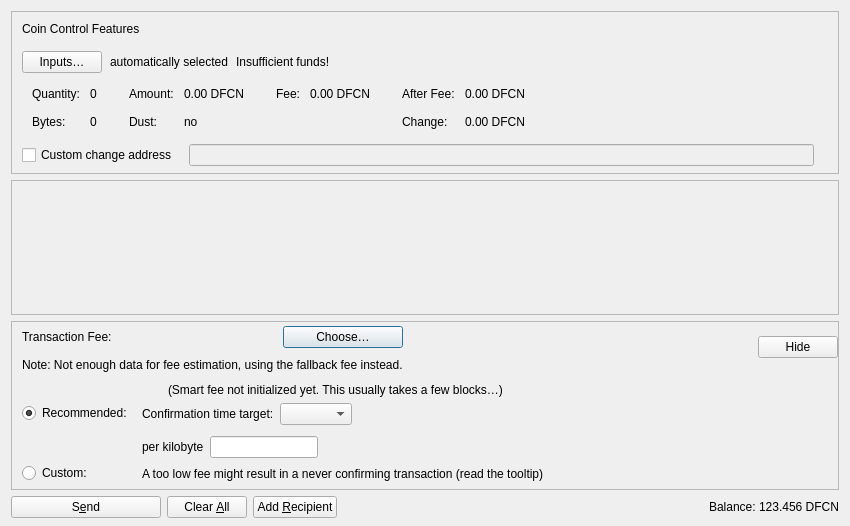
<?xml version="1.0" encoding="UTF-8"?>
<ui version="4.0">
 <class>SendCoinsDialog</class>
 <widget class="QDialog" name="SendCoinsDialog">
  <property name="geometry">
   <rect>
    <x>0</x>
    <y>0</y>
    <width>850</width>
    <height>526</height>
   </rect>
  </property>
  <property name="windowTitle">
   <string>Send Coins</string>
  </property>
  <layout class="QVBoxLayout" name="verticalLayout" stretch="0,1,0,0">
   <property name="bottomMargin">
    <number>8</number>
   </property>
   <item>
    <widget class="QFrame" name="frameCoinControl">
     <property name="sizePolicy">
      <sizepolicy hsizetype="Expanding" vsizetype="Expanding">
       <horstretch>0</horstretch>
       <verstretch>0</verstretch>
      </sizepolicy>
     </property>
     <property name="maximumSize">
      <size>
       <width>16777215</width>
       <height>16777215</height>
      </size>
     </property>
     <property name="frameShape">
      <enum>QFrame::StyledPanel</enum>
     </property>
     <property name="frameShadow">
      <enum>QFrame::Sunken</enum>
     </property>
     <layout class="QVBoxLayout" name="verticalLayoutCoinControl2">
      <property name="spacing">
       <number>0</number>
      </property>
      <property name="leftMargin">
       <number>0</number>
      </property>
      <property name="topMargin">
       <number>0</number>
      </property>
      <property name="rightMargin">
       <number>0</number>
      </property>
      <property name="bottomMargin">
       <number>6</number>
      </property>
      <item>
       <layout class="QVBoxLayout" name="verticalLayoutCoinControl" stretch="0,0,0,0,1">
        <property name="spacing">
         <number>0</number>
        </property>
        <property name="leftMargin">
         <number>10</number>
        </property>
        <property name="topMargin">
         <number>10</number>
        </property>
        <item>
         <layout class="QHBoxLayout" name="horizontalLayoutCoinControl1">
          <property name="bottomMargin">
           <number>15</number>
          </property>
          <item>
           <widget class="QLabel" name="labelCoinControlFeatures">
            <property name="sizePolicy">
             <sizepolicy hsizetype="Preferred" vsizetype="Maximum">
              <horstretch>0</horstretch>
              <verstretch>0</verstretch>
             </sizepolicy>
            </property>
            <property name="text">
             <string>Coin Control Features</string>
            </property>
           </widget>
          </item>
         </layout>
        </item>
        <item>
         <layout class="QHBoxLayout" name="horizontalLayoutCoinControl2" stretch="0,0,0,0">
          <property name="spacing">
           <number>8</number>
          </property>
          <property name="bottomMargin">
           <number>10</number>
          </property>
          <item>
           <widget class="QPushButton" name="pushButtonCoinControl">
            <property name="styleSheet">
             <string notr="true"/>
            </property>
            <property name="text">
             <string>Inputs…</string>
            </property>
            <property name="autoDefault">
             <bool>false</bool>
            </property>
           </widget>
          </item>
          <item>
           <widget class="QLabel" name="labelCoinControlAutomaticallySelected">
            <property name="text">
             <string>automatically selected</string>
            </property>
            <property name="margin">
             <number>5</number>
            </property>
           </widget>
          </item>
          <item>
           <widget class="QLabel" name="labelCoinControlInsuffFunds">
            <property name="text">
             <string>Insufficient funds!</string>
            </property>
            <property name="margin">
             <number>5</number>
            </property>
           </widget>
          </item>
          <item>
           <spacer name="horizontalSpacerCoinControl">
            <property name="orientation">
             <enum>Qt::Horizontal</enum>
            </property>
            <property name="sizeHint" stdset="0">
             <size>
              <width>40</width>
              <height>1</height>
             </size>
            </property>
           </spacer>
          </item>
         </layout>
        </item>
        <item>
         <widget class="QWidget" name="widgetCoinControl" native="true">
          <property name="sizePolicy">
           <sizepolicy hsizetype="Preferred" vsizetype="Preferred">
            <horstretch>0</horstretch>
            <verstretch>0</verstretch>
           </sizepolicy>
          </property>
          <property name="minimumSize">
           <size>
            <width>0</width>
            <height>0</height>
           </size>
          </property>
          <property name="styleSheet">
           <string notr="true"/>
          </property>
          <layout class="QHBoxLayout" name="horizontalLayoutCoinControl5">
           <property name="leftMargin">
            <number>0</number>
           </property>
           <property name="topMargin">
            <number>0</number>
           </property>
           <property name="rightMargin">
            <number>0</number>
           </property>
           <property name="bottomMargin">
            <number>0</number>
           </property>
           <item>
            <layout class="QHBoxLayout" name="horizontalLayoutCoinControl3" stretch="0,0,0,1">
             <property name="spacing">
              <number>20</number>
             </property>
             <property name="topMargin">
              <number>0</number>
             </property>
             <property name="bottomMargin">
              <number>10</number>
             </property>
             <item>
              <layout class="QFormLayout" name="formLayoutCoinControl1">
               <property name="horizontalSpacing">
                <number>10</number>
               </property>
               <property name="verticalSpacing">
                <number>14</number>
               </property>
               <property name="leftMargin">
                <number>10</number>
               </property>
               <property name="topMargin">
                <number>4</number>
               </property>
               <property name="rightMargin">
                <number>6</number>
               </property>
               <item row="0" column="0">
                <widget class="QLabel" name="labelCoinControlQuantityText">
                 <property name="text">
                  <string>Quantity:</string>
                 </property>
                 <property name="margin">
                  <number>0</number>
                 </property>
                </widget>
               </item>
               <item row="0" column="1">
                <widget class="QLabel" name="labelCoinControlQuantity">
                 <property name="cursor">
                  <cursorShape>IBeamCursor</cursorShape>
                 </property>
                 <property name="contextMenuPolicy">
                  <enum>Qt::ActionsContextMenu</enum>
                 </property>
                 <property name="text">
                  <string notr="true">0</string>
                 </property>
                 <property name="margin">
                  <number>0</number>
                 </property>
                 <property name="textInteractionFlags">
                  <set>Qt::LinksAccessibleByMouse|Qt::TextSelectableByKeyboard|Qt::TextSelectableByMouse</set>
                 </property>
                </widget>
               </item>
               <item row="1" column="0">
                <widget class="QLabel" name="labelCoinControlBytesText">
                 <property name="text">
                  <string>Bytes:</string>
                 </property>
                </widget>
               </item>
               <item row="1" column="1">
                <widget class="QLabel" name="labelCoinControlBytes">
                 <property name="cursor">
                  <cursorShape>IBeamCursor</cursorShape>
                 </property>
                 <property name="contextMenuPolicy">
                  <enum>Qt::ActionsContextMenu</enum>
                 </property>
                 <property name="text">
                  <string notr="true">0</string>
                 </property>
                 <property name="textInteractionFlags">
                  <set>Qt::LinksAccessibleByMouse|Qt::TextSelectableByKeyboard|Qt::TextSelectableByMouse</set>
                 </property>
                </widget>
               </item>
              </layout>
             </item>
             <item>
              <layout class="QFormLayout" name="formLayoutCoinControl2">
               <property name="horizontalSpacing">
                <number>10</number>
               </property>
               <property name="verticalSpacing">
                <number>14</number>
               </property>
               <property name="leftMargin">
                <number>6</number>
               </property>
               <property name="topMargin">
                <number>4</number>
               </property>
               <property name="rightMargin">
                <number>6</number>
               </property>
               <item row="0" column="0">
                <widget class="QLabel" name="labelCoinControlAmountText">
                 <property name="text">
                  <string>Amount:</string>
                 </property>
                 <property name="margin">
                  <number>0</number>
                 </property>
                </widget>
               </item>
               <item row="0" column="1">
                <widget class="QLabel" name="labelCoinControlAmount">
                 <property name="cursor">
                  <cursorShape>IBeamCursor</cursorShape>
                 </property>
                 <property name="contextMenuPolicy">
                  <enum>Qt::ActionsContextMenu</enum>
                 </property>
                 <property name="text">
                  <string notr="true">0.00 DFCN</string>
                 </property>
                 <property name="textInteractionFlags">
                  <set>Qt::LinksAccessibleByMouse|Qt::TextSelectableByKeyboard|Qt::TextSelectableByMouse</set>
                 </property>
                </widget>
               </item>
               <item row="1" column="0">
                <widget class="QLabel" name="labelCoinControlLowOutputText">
                 <property name="text">
                  <string>Dust:</string>
                 </property>
                </widget>
               </item>
               <item row="1" column="1">
                <widget class="QLabel" name="labelCoinControlLowOutput">
                 <property name="cursor">
                  <cursorShape>IBeamCursor</cursorShape>
                 </property>
                 <property name="contextMenuPolicy">
                  <enum>Qt::ActionsContextMenu</enum>
                 </property>
                 <property name="text">
                  <string notr="true">no</string>
                 </property>
                 <property name="textInteractionFlags">
                  <set>Qt::LinksAccessibleByMouse|Qt::TextSelectableByKeyboard|Qt::TextSelectableByMouse</set>
                 </property>
                </widget>
               </item>
              </layout>
             </item>
             <item>
              <layout class="QFormLayout" name="formLayoutCoinControl3">
               <property name="horizontalSpacing">
                <number>10</number>
               </property>
               <property name="verticalSpacing">
                <number>14</number>
               </property>
               <property name="leftMargin">
                <number>6</number>
               </property>
               <property name="topMargin">
                <number>4</number>
               </property>
               <property name="rightMargin">
                <number>6</number>
               </property>
               <item row="0" column="0">
                <widget class="QLabel" name="labelCoinControlFeeText">
                 <property name="text">
                  <string>Fee:</string>
                 </property>
                 <property name="margin">
                  <number>0</number>
                 </property>
                </widget>
               </item>
               <item row="0" column="1">
                <widget class="QLabel" name="labelCoinControlFee">
                 <property name="cursor">
                  <cursorShape>IBeamCursor</cursorShape>
                 </property>
                 <property name="contextMenuPolicy">
                  <enum>Qt::ActionsContextMenu</enum>
                 </property>
                 <property name="text">
                  <string notr="true">0.00 DFCN</string>
                 </property>
                 <property name="textInteractionFlags">
                  <set>Qt::LinksAccessibleByMouse|Qt::TextSelectableByKeyboard|Qt::TextSelectableByMouse</set>
                 </property>
                </widget>
               </item>
              </layout>
             </item>
             <item>
              <layout class="QFormLayout" name="formLayoutCoinControl4">
               <property name="horizontalSpacing">
                <number>10</number>
               </property>
               <property name="verticalSpacing">
                <number>14</number>
               </property>
               <property name="leftMargin">
                <number>6</number>
               </property>
               <property name="topMargin">
                <number>4</number>
               </property>
               <property name="rightMargin">
                <number>6</number>
               </property>
               <item row="0" column="0">
                <widget class="QLabel" name="labelCoinControlAfterFeeText">
                 <property name="text">
                  <string>After Fee:</string>
                 </property>
                 <property name="margin">
                  <number>0</number>
                 </property>
                </widget>
               </item>
               <item row="0" column="1">
                <widget class="QLabel" name="labelCoinControlAfterFee">
                 <property name="cursor">
                  <cursorShape>IBeamCursor</cursorShape>
                 </property>
                 <property name="contextMenuPolicy">
                  <enum>Qt::ActionsContextMenu</enum>
                 </property>
                 <property name="text">
                  <string notr="true">0.00 DFCN</string>
                 </property>
                 <property name="textInteractionFlags">
                  <set>Qt::LinksAccessibleByMouse|Qt::TextSelectableByKeyboard|Qt::TextSelectableByMouse</set>
                 </property>
                </widget>
               </item>
               <item row="1" column="0">
                <widget class="QLabel" name="labelCoinControlChangeText">
                 <property name="text">
                  <string>Change:</string>
                 </property>
                </widget>
               </item>
               <item row="1" column="1">
                <widget class="QLabel" name="labelCoinControlChange">
                 <property name="cursor">
                  <cursorShape>IBeamCursor</cursorShape>
                 </property>
                 <property name="contextMenuPolicy">
                  <enum>Qt::ActionsContextMenu</enum>
                 </property>
                 <property name="text">
                  <string notr="true">0.00 DFCN</string>
                 </property>
                 <property name="textInteractionFlags">
                  <set>Qt::LinksAccessibleByMouse|Qt::TextSelectableByKeyboard|Qt::TextSelectableByMouse</set>
                 </property>
                </widget>
               </item>
              </layout>
             </item>
            </layout>
           </item>
          </layout>
         </widget>
        </item>
        <item>
         <layout class="QHBoxLayout" name="horizontalLayoutCoinControl4" stretch="0,0,0">
          <property name="spacing">
           <number>12</number>
          </property>
          <property name="sizeConstraint">
           <enum>QLayout::SetDefaultConstraint</enum>
          </property>
          <property name="topMargin">
           <number>5</number>
          </property>
          <property name="rightMargin">
           <number>5</number>
          </property>
          <item>
           <widget class="QCheckBox" name="checkBoxCoinControlChange">
            <property name="toolTip">
             <string>If this is activated, but the change address is empty or invalid, change will be sent to a newly generated address.</string>
            </property>
            <property name="text">
             <string>Custom change address</string>
            </property>
           </widget>
          </item>
          <item>
           <widget class="QValidatedLineEdit" name="lineEditCoinControlChange">
            <property name="enabled">
             <bool>false</bool>
            </property>
            <property name="sizePolicy">
             <sizepolicy hsizetype="Expanding" vsizetype="Fixed">
              <horstretch>0</horstretch>
              <verstretch>0</verstretch>
             </sizepolicy>
            </property>
           </widget>
          </item>
          <item>
           <widget class="QLabel" name="labelCoinControlChangeLabel">
            <property name="sizePolicy">
             <sizepolicy hsizetype="Preferred" vsizetype="Expanding">
              <horstretch>0</horstretch>
              <verstretch>0</verstretch>
             </sizepolicy>
            </property>
            <property name="minimumSize">
             <size>
              <width>0</width>
              <height>0</height>
             </size>
            </property>
            <property name="text">
             <string/>
            </property>
            <property name="margin">
             <number>3</number>
            </property>
           </widget>
          </item>
         </layout>
        </item>
        <item>
         <spacer name="verticalSpacerCoinControl">
          <property name="orientation">
           <enum>Qt::Vertical</enum>
          </property>
          <property name="sizeHint" stdset="0">
           <size>
            <width>800</width>
            <height>1</height>
           </size>
          </property>
         </spacer>
        </item>
       </layout>
      </item>
     </layout>
    </widget>
   </item>
   <item>
    <widget class="QScrollArea" name="scrollArea">
     <property name="widgetResizable">
      <bool>true</bool>
     </property>
     <widget class="QWidget" name="scrollAreaWidgetContents">
      <property name="geometry">
       <rect>
        <x>0</x>
        <y>0</y>
        <width>830</width>
        <height>104</height>
       </rect>
      </property>
      <layout class="QVBoxLayout" name="verticalLayout_2" stretch="0,1">
       <property name="leftMargin">
        <number>0</number>
       </property>
       <property name="topMargin">
        <number>0</number>
       </property>
       <property name="rightMargin">
        <number>0</number>
       </property>
       <property name="bottomMargin">
        <number>0</number>
       </property>
       <item>
        <layout class="QVBoxLayout" name="entries">
         <property name="spacing">
          <number>6</number>
         </property>
        </layout>
       </item>
       <item>
        <spacer name="verticalSpacer">
         <property name="orientation">
          <enum>Qt::Vertical</enum>
         </property>
         <property name="sizeHint" stdset="0">
          <size>
           <width>20</width>
           <height>40</height>
          </size>
         </property>
        </spacer>
       </item>
      </layout>
     </widget>
    </widget>
   </item>
   <item>
    <widget class="QFrame" name="frameFee">
     <property name="sizePolicy">
      <sizepolicy hsizetype="Expanding" vsizetype="Expanding">
       <horstretch>0</horstretch>
       <verstretch>0</verstretch>
      </sizepolicy>
     </property>
     <property name="maximumSize">
      <size>
       <width>16777215</width>
       <height>16777215</height>
      </size>
     </property>
     <property name="frameShape">
      <enum>QFrame::StyledPanel</enum>
     </property>
     <property name="frameShadow">
      <enum>QFrame::Sunken</enum>
     </property>
     <layout class="QVBoxLayout" name="verticalLayoutFee1">
      <property name="spacing">
       <number>0</number>
      </property>
      <property name="leftMargin">
       <number>0</number>
      </property>
      <property name="topMargin">
       <number>0</number>
      </property>
      <property name="rightMargin">
       <number>0</number>
      </property>
      <property name="bottomMargin">
       <number>0</number>
      </property>
      <item>
       <layout class="QVBoxLayout" name="verticalLayoutFee2" stretch="0,0,0">
        <property name="spacing">
         <number>0</number>
        </property>
        <property name="leftMargin">
         <number>10</number>
        </property>
        <property name="topMargin">
         <number>0</number>
        </property>
        <item>
         <layout class="QHBoxLayout" name="horizontalLayoutFee1">
          <property name="bottomMargin">
           <number>0</number>
          </property>
          <item>
           <layout class="QVBoxLayout" name="verticalLayoutFee7">
            <property name="spacing">
             <number>0</number>
            </property>
            <item>
             <spacer name="verticalSpacerSmartFee">
              <property name="orientation">
               <enum>Qt::Vertical</enum>
              </property>
              <property name="sizeType">
               <enum>QSizePolicy::Fixed</enum>
              </property>
              <property name="sizeHint" stdset="0">
               <size>
                <width>1</width>
                <height>4</height>
               </size>
              </property>
             </spacer>
            </item>
            <item>
             <layout class="QHBoxLayout" name="horizontalLayoutSmartFee">
              <property name="spacing">
               <number>10</number>
              </property>
              <item>
               <widget class="QLabel" name="labelFeeHeadline">
                <property name="sizePolicy">
                 <sizepolicy hsizetype="Preferred" vsizetype="Maximum">
                  <horstretch>0</horstretch>
                  <verstretch>0</verstretch>
                 </sizepolicy>
                </property>
                <property name="text">
                 <string>Transaction Fee:</string>
                </property>
               </widget>
              </item>
              <item>
               <widget class="QLabel" name="labelFeeMinimized">
                <property name="text">
                 <string/>
                </property>
               </widget>
              </item>
              <item>
               <widget class="QPushButton" name="buttonChooseFee">
                <property name="text">
                 <string>Choose…</string>
                </property>
               </widget>
              </item>
             </layout>
            </item>
            <item>
             <spacer name="verticalSpacer_7">
              <property name="orientation">
               <enum>Qt::Vertical</enum>
              </property>
              <property name="sizeHint" stdset="0">
               <size>
                <width>1</width>
                <height>10</height>
               </size>
              </property>
             </spacer>
            </item>
            <item>
             <widget class="QLabel" name="fallbackFeeWarningLabel">
              <property name="toolTip">
               <string>Using the fallbackfee can result in sending a transaction that will take several hours or days (or never) to confirm. Consider choosing your fee manually or wait until you have validated the complete chain.</string>
              </property>
              <property name="text">
               <string>Note: Not enough data for fee estimation, using the fallback fee instead.</string>
              </property>
              <property name="wordWrap">
               <bool>false</bool>
              </property>
             </widget>
            </item>
            <item>
             <spacer name="verticalSpacer_5">
              <property name="orientation">
               <enum>Qt::Vertical</enum>
              </property>
              <property name="sizeHint" stdset="0">
               <size>
                <width>1</width>
                <height>1</height>
               </size>
              </property>
             </spacer>
            </item>
           </layout>
          </item>
          <item>
           <spacer name="horizontalSpacer_4">
            <property name="orientation">
             <enum>Qt::Horizontal</enum>
            </property>
            <property name="sizeHint" stdset="0">
             <size>
              <width>1</width>
              <height>1</height>
             </size>
            </property>
           </spacer>
          </item>
          <item>
           <widget class="QPushButton" name="buttonMinimizeFee">
            <property name="toolTip">
             <string>Hide transaction fee settings</string>
            </property>
            <property name="text">
             <string>Hide</string>
            </property>
           </widget>
          </item>
         </layout>
        </item>
        <item>
         <widget class="QFrame" name="frameFeeSelection">
          <layout class="QVBoxLayout" name="verticalLayoutFee12">
           <property name="spacing">
            <number>0</number>
           </property>
           <property name="leftMargin">
            <number>0</number>
           </property>
           <property name="topMargin">
            <number>0</number>
           </property>
           <property name="rightMargin">
            <number>0</number>
           </property>
           <property name="bottomMargin">
            <number>0</number>
           </property>
           <item>
            <layout class="QGridLayout" name="gridLayoutFee">
             <property name="topMargin">
              <number>10</number>
             </property>
             <property name="bottomMargin">
              <number>4</number>
             </property>
             <property name="horizontalSpacing">
              <number>10</number>
             </property>
             <property name="verticalSpacing">
              <number>4</number>
             </property>
             <item row="1" column="1">
              <layout class="QVBoxLayout" name="verticalLayoutFee8">
               <property name="spacing">
                <number>6</number>
               </property>
               <property name="topMargin">
                <number>3</number>
               </property>
               <item>
                <layout class="QHBoxLayout" name="horizontalLayoutFee13" stretch="0,0,1">
                 <item>
                  <widget class="QLabel" name="labelCustomPerKilobyte">
                   <property name="toolTip">
                    <string>If the custom fee is set to 1000 duffs and the transaction is only 250 bytes, then &quot;per kilobyte&quot; only pays 250 duffs in fee,&lt;br /&gt;while &quot;at least&quot; pays 1000 duffs. For transactions bigger than a kilobyte both pay by kilobyte.</string>
                   </property>
                   <property name="text">
                    <string>per kilobyte</string>
                   </property>
                  </widget>
                 </item>
                 <item>
                  <widget class="BitcoinAmountField" name="customFee"/>
                 </item>
                 <item>
                  <spacer name="horizontalSpacer_6">
                   <property name="orientation">
                    <enum>Qt::Horizontal</enum>
                   </property>
                   <property name="sizeHint" stdset="0">
                    <size>
                     <width>1</width>
                     <height>1</height>
                    </size>
                   </property>
                  </spacer>
                 </item>
                </layout>
               </item>
               <item>
                <layout class="QHBoxLayout" name="horizontalLayoutFee8">
                 <item>
                  <widget class="QLabel" name="labelCustomFeeWarning">
                   <property name="enabled">
                    <bool>true</bool>
                   </property>
                   <property name="toolTip">
                    <string>When there is less transaction volume than space in the blocks, miners as well as relaying nodes may enforce a minimum fee. Paying only this minimum fee is just fine, but be aware that this can result in a never confirming transaction once there is more demand for dash transactions than the network can process.</string>
                   </property>
                   <property name="text">
                    <string>A too low fee might result in a never confirming transaction (read the tooltip)</string>
                   </property>
                  </widget>
                 </item>
                 <item>
                  <spacer name="horizontalSpacer_2">
                   <property name="orientation">
                    <enum>Qt::Horizontal</enum>
                   </property>
                   <property name="sizeHint" stdset="0">
                    <size>
                     <width>1</width>
                     <height>1</height>
                    </size>
                   </property>
                  </spacer>
                 </item>
                </layout>
               </item>
              </layout>
             </item>
             <item row="0" column="0">
              <layout class="QVBoxLayout" name="verticalLayoutFee4" stretch="0,1">
               <property name="topMargin">
                <number>20</number>
               </property>
               <property name="bottomMargin">
                <number>3</number>
               </property>
               <item>
                <widget class="QRadioButton" name="radioSmartFee">
                 <property name="text">
                  <string>Recommended:</string>
                 </property>
                 <property name="checked">
                  <bool>true</bool>
                 </property>
                 <attribute name="buttonGroup">
                  <string notr="true">groupFee</string>
                 </attribute>
                </widget>
               </item>
               <item>
                <spacer name="verticalSpacer_2">
                 <property name="orientation">
                  <enum>Qt::Vertical</enum>
                 </property>
                 <property name="sizeHint" stdset="0">
                  <size>
                   <width>1</width>
                   <height>1</height>
                  </size>
                 </property>
                </spacer>
               </item>
              </layout>
             </item>
             <item row="1" column="0">
              <layout class="QVBoxLayout" name="verticalLayoutFee9" stretch="0,1">
               <property name="topMargin">
                <number>30</number>
               </property>
               <item>
                <widget class="QRadioButton" name="radioCustomFee">
                 <property name="text">
                  <string>Custom:</string>
                 </property>
                 <attribute name="buttonGroup">
                  <string notr="true">groupFee</string>
                 </attribute>
                </widget>
               </item>
               <item>
                <spacer name="verticalSpacer_6">
                 <property name="orientation">
                  <enum>Qt::Vertical</enum>
                 </property>
                 <property name="sizeHint" stdset="0">
                  <size>
                   <width>1</width>
                   <height>1</height>
                  </size>
                 </property>
                </spacer>
               </item>
              </layout>
             </item>
             <item row="0" column="1">
              <layout class="QVBoxLayout" name="verticalLayoutFee3" stretch="0,0,1">
               <property name="spacing">
                <number>6</number>
               </property>
               <property name="topMargin">
                <number>0</number>
               </property>
               <property name="bottomMargin">
                <number>3</number>
               </property>
               <item>
                <layout class="QHBoxLayout" name="horizontalLayoutFee12">
                 <item>
                  <widget class="QLabel" name="labelSmartFee">
                   <property name="text">
                    <string/>
                   </property>
                  </widget>
                 </item>
                 <item>
                  <widget class="QLabel" name="labelFeeEstimation">
                   <property name="text">
                    <string/>
                   </property>
                  </widget>
                 </item>
                 <item>
                  <widget class="QLabel" name="labelSmartFee2">
                   <property name="text">
                    <string>(Smart fee not initialized yet. This usually takes a few blocks…)</string>
                   </property>
                  </widget>
                 </item>
                 <item>
                  <spacer name="horizontalSpacer_5">
                   <property name="orientation">
                    <enum>Qt::Horizontal</enum>
                   </property>
                   <property name="sizeHint" stdset="0">
                    <size>
                     <width>1</width>
                     <height>1</height>
                    </size>
                   </property>
                  </spacer>
                 </item>
                </layout>
               </item>
               <item>
                <layout class="QHBoxLayout" name="horizontalLayoutFee9">
                 <item>
                  <layout class="QVBoxLayout" name="verticalLayoutFee6">
                   <item>
                    <widget class="QLabel" name="labelSmartFee3">
                     <property name="text">
                      <string>Confirmation time target:</string>
                     </property>
                    </widget>
                   </item>
                  </layout>
                 </item>
                 <item>
                  <layout class="QVBoxLayout" name="verticalLayoutFee5">
                   <property name="rightMargin">
                    <number>30</number>
                   </property>
                   <item>
                    <layout class="QHBoxLayout" name="horizontalLayoutConfTarget">
                     <property name="bottomMargin">
                      <number>0</number>
                     </property>
                     <item>
                      <widget class="QComboBox" name="confTargetSelector"/>
                     </item>
                     <item>
                      <spacer name="horizontalSpacerConfTarget">
                       <property name="orientation">
                        <enum>Qt::Horizontal</enum>
                       </property>
                       <property name="sizeHint" stdset="0">
                        <size>
                         <width>40</width>
                         <height>20</height>
                        </size>
                       </property>
                      </spacer>
                     </item>
                    </layout>
                   </item>
                  </layout>
                 </item>
                </layout>
               </item>
               <item>
                <spacer name="verticalSpacer_4">
                 <property name="orientation">
                  <enum>Qt::Vertical</enum>
                 </property>
                 <property name="sizeHint" stdset="0">
                  <size>
                   <width>1</width>
                   <height>1</height>
                  </size>
                 </property>
                </spacer>
               </item>
              </layout>
             </item>
            </layout>
           </item>
          </layout>
         </widget>
        </item>
        <item>
         <spacer name="verticalSpacerFee">
          <property name="orientation">
           <enum>Qt::Vertical</enum>
          </property>
          <property name="sizeHint" stdset="0">
           <size>
            <width>800</width>
            <height>1</height>
           </size>
          </property>
         </spacer>
        </item>
       </layout>
      </item>
     </layout>
    </widget>
   </item>
   <item>
    <layout class="QHBoxLayout" name="horizontalLayout">
     <item>
      <widget class="QPushButton" name="sendButton">
       <property name="minimumSize">
        <size>
         <width>150</width>
         <height>0</height>
        </size>
       </property>
       <property name="toolTip">
        <string>Confirm the send action</string>
       </property>
       <property name="text">
        <string>S&amp;end</string>
       </property>
       <property name="autoDefault">
        <bool>false</bool>
       </property>
       <property name="default">
        <bool>false</bool>
       </property>
      </widget>
     </item>
     <item>
      <widget class="QPushButton" name="clearButton">
       <property name="sizePolicy">
        <sizepolicy hsizetype="Minimum" vsizetype="Fixed">
         <horstretch>0</horstretch>
         <verstretch>0</verstretch>
        </sizepolicy>
       </property>
       <property name="toolTip">
        <string>Clear all fields of the form.</string>
       </property>
       <property name="text">
        <string>Clear &amp;All</string>
       </property>
       <property name="autoDefault">
        <bool>false</bool>
       </property>
      </widget>
     </item>
     <item>
      <widget class="QPushButton" name="addButton">
       <property name="toolTip">
        <string>Send to multiple recipients at once</string>
       </property>
       <property name="text">
        <string>Add &amp;Recipient</string>
       </property>
       <property name="autoDefault">
        <bool>false</bool>
       </property>
      </widget>
     </item>
     <item>
      <spacer name="horizontalSpacer">
       <property name="orientation">
        <enum>Qt::Horizontal</enum>
       </property>
       <property name="sizeHint" stdset="0">
        <size>
         <width>40</width>
         <height>20</height>
        </size>
       </property>
      </spacer>
     </item>
     <item>
      <layout class="QHBoxLayout" name="horizontalLayout_2">
       <property name="spacing">
        <number>3</number>
       </property>
       <item>
        <widget class="QLabel" name="labelBalanceName">
         <property name="text">
          <string>Balance:</string>
         </property>
        </widget>
       </item>
       <item>
        <widget class="QLabel" name="labelBalance">
         <property name="sizePolicy">
          <sizepolicy hsizetype="Preferred" vsizetype="Preferred">
           <horstretch>0</horstretch>
           <verstretch>0</verstretch>
          </sizepolicy>
         </property>
         <property name="cursor">
          <cursorShape>IBeamCursor</cursorShape>
         </property>
         <property name="text">
          <string notr="true">123.456 DFCN</string>
         </property>
         <property name="textInteractionFlags">
          <set>Qt::LinksAccessibleByMouse|Qt::TextSelectableByKeyboard|Qt::TextSelectableByMouse</set>
         </property>
        </widget>
       </item>
      </layout>
     </item>
    </layout>
   </item>
  </layout>
 </widget>
 <customwidgets>
  <customwidget>
   <class>QValidatedLineEdit</class>
   <extends>QLineEdit</extends>
   <header>qt/qvalidatedlineedit.h</header>
  </customwidget>
  <customwidget>
   <class>BitcoinAmountField</class>
   <extends>QLineEdit</extends>
   <header>qt/bitcoinamountfield.h</header>
   <container>1</container>
  </customwidget>
 </customwidgets>
 <resources>
  <include location="../dash.qrc"/>
 </resources>
 <connections/>
 <buttongroups>
  <buttongroup name="groupFee"/>
 </buttongroups>
</ui>
